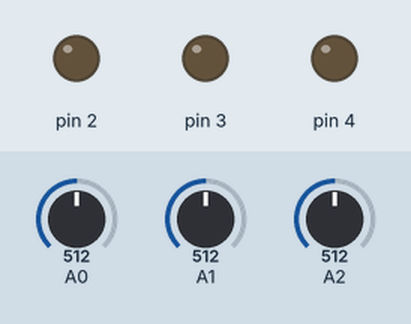
This sketch was run on a simulated Arduino Uno, built with avr-gcc and run on an emulated ATmega328P. Parts: output pins drawn as LEDs (lit = HIGH). Inputs (shaded band) come from the test bench; at power-on: A1 = 512, A2 = 512, A0 = 512. No radio packets arrive unless stated; what the sketch prints to the serial monitor is not drawn.

Above: at 1.2 s.
1.3 s: A1 set to 156
2.8 s: A1 set to 137
At 3.5 s:
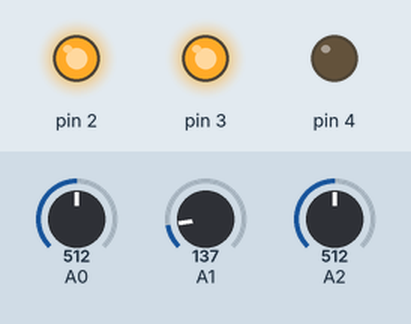
4.3 s: A2 set to 160
5.8 s: A2 set to 142
At 6.4 s:
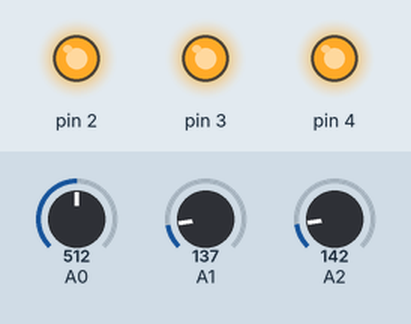
7.3 s: A0 set to 156
8.8 s: A0 set to 139
Timing chart, 0 to 11.3 s (numbered marks = the images above; inputs shaded):
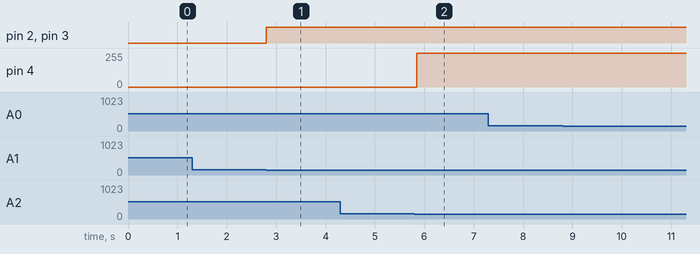

Measured:
- the behaviour switches between 150 and 149 on A1 (found by bisection; images 0 and 1)
- the behaviour switches between 150 and 149 on A2 (found by bisection; images 1 and 2)
- after the input at 2.8 s, pin 2, pin 3: LOW → HIGH at once
- after the input at 5.8 s, pin 4: 0/255 → 254/255 after 0.05 s

The sketch:

transmitRPI.ino
```cpp
#include<SPI.h>
#include<RF24.h>

RF24 radio(9,10);
int depth = 0;
int randNumber;
void setup(void) {

 Serial.begin(9600);
 radio.begin();
 radio.setPALevel(RF24_PA_MAX);
 radio.setChannel(0x76);
 radio.openWritingPipe(0xF0F0F0F0E1LL);
 radio.enableDynamicPayloads();
 radio.powerUp();


  pinMode(A0, INPUT);
  pinMode(A1, INPUT);
  pinMode(A2, INPUT);
   pinMode(2, OUTPUT);
  pinMode(3, OUTPUT);
  pinMode(4, OUTPUT);


}

void loop(void) {


float  x = analogRead(A0);
float   y = analogRead(A1);
float    z = analogRead(A2);


if (x  < 150){
  depth = 0;
  digitalWrite (2, HIGH);
  digitalWrite (3, LOW);
  digitalWrite (4, LOW);

  }

if (y  < 150){
  depth = 5;
  digitalWrite (2, HIGH);
  digitalWrite (3, HIGH);
  digitalWrite (4, LOW);
  }

if (z  < 150){

  depth = 10;
  digitalWrite (2, HIGH);
  digitalWrite (3, HIGH);
  digitalWrite (4, HIGH);

}
Serial.println(depth);
 //const char text[] = "Hello World" ;
 //const int text = 55;

  //randNumber = random(0,10);
  //Serial.println(randNumber);


 radio.write(&depth, sizeof(depth));
 //delay(1000);

}
```
